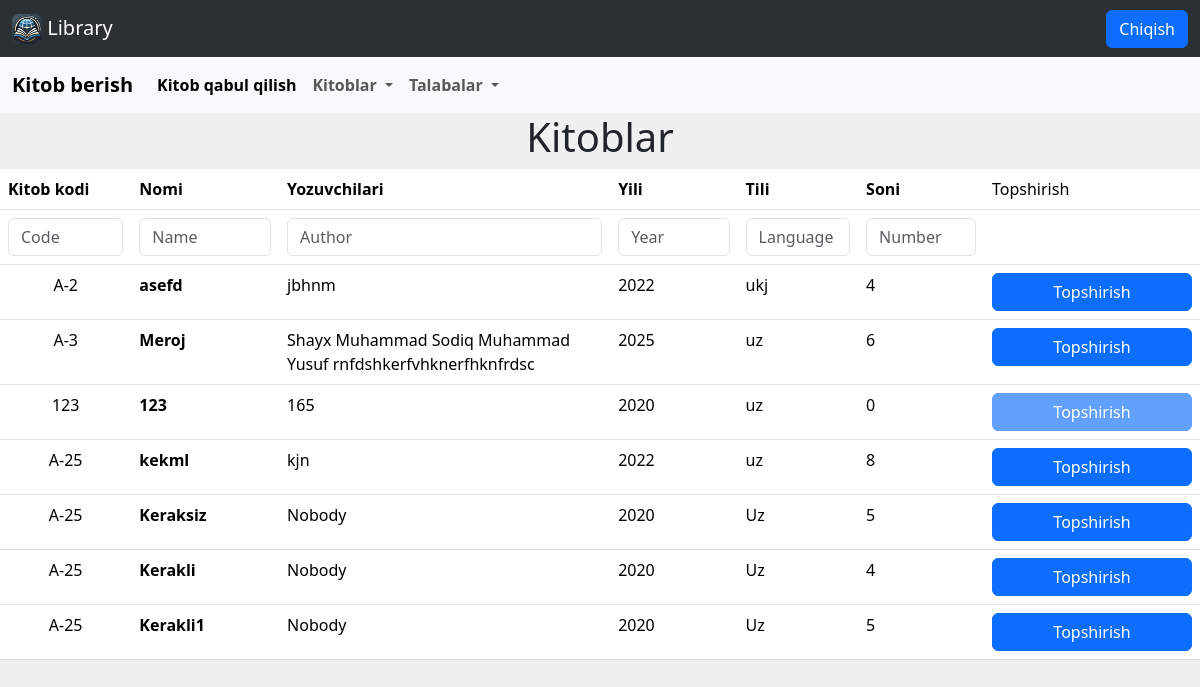
/give_book/, run on an earlier commit of the app's database.
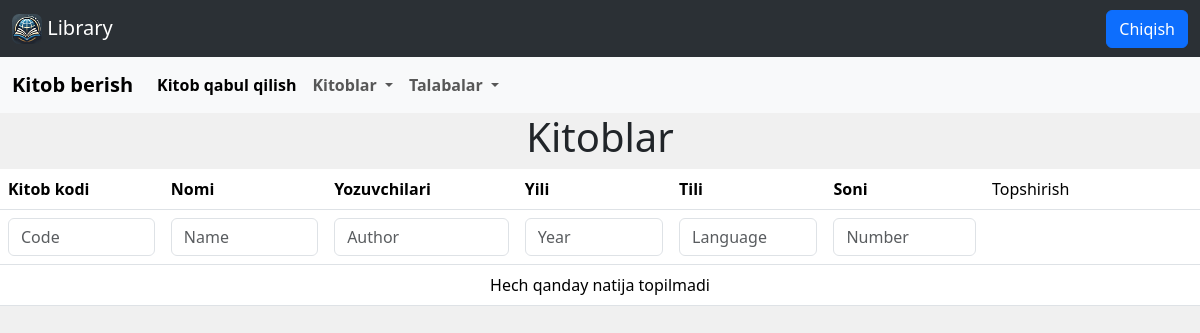
And on a later commit of the database.
### books/models.py (models this page shows, shortened)
class Book(models.Model):
    book_code = models.CharField(max_length=15, null=False, blank=False)
    name = models.CharField(max_length=100, null=False, blank=False, unique=True)
    authors = models.CharField(max_length=150, null=False, blank=False)
    year = models.PositiveIntegerField(
        validators=[
            MinValueValidator(1700),
            MaxValueValidator(date.today().year)
        ],
        null=False,
        blank=False,
    )
    book_lang = models.CharField(max_length=30, null=False, blank=False)
    number = models.PositiveIntegerField(null=False, blank=False)

### give_book/views.py (the view)
# urls.py: path('', views.HomePageView.as_view(), name = 'give_book'),
class HomePageView(ListView):
    model = Book
    template_name = 'give_book/home.html'
    def get_queryset(self):
        queryset = Book.objects.all()
        code_q = self.request.GET.get("code", "").strip()
        name_q = self.request.GET.get("name", "").strip()
        author_q = self.request.GET.get("author", "").strip()
        year_q = self.request.GET.get("year", "").strip()
        language_q = self.request.GET.get("language", "").strip()
        number_q = self.request.GET.get("number", "").strip()
        if code_q:
            queryset = queryset.filter(book_code__icontains=code_q)
        if name_q:
            queryset = queryset.filter(name__icontains=name_q)
        if author_q:
            queryset = queryset.filter(authors__icontains=author_q)
        if year_q:
            queryset = queryset.filter(year__icontains=year_q)
        if language_q:
            queryset = queryset.filter(book_lang__icontains=language_q)
        if number_q:
            queryset = queryset.filter(number__icontains=number_q)
        return queryset
    def render_to_response(self, context, **response_kwargs):
        if self.request.headers.get("X-Requested-With") == "XMLHttpRequest":
            return render(self.request, "give_book/home.html", context)
        return super().render_to_response(context, **response_kwargs)

### templates/give_book/home.html (shortened to what this page needs)
{% extends 'base.html' %}
{% block content %}
<h1 class="text-center flex-grow-1">Kitoblar</h1>
<form id="search-form">
    <table class="table">
        <thead>
            <tr>
                <th>Kitob kodi</th>
                <th>Nomi</th>
                <th>Yozuvchilari</th>
                <th>Yili</th>
                <th>Tili</th>
                <th>Soni</th>
                <td style="width: 216px;">Topshirish</td>
            </tr>
            <tr>
                <td><input type="text" name="code" class="form-control search-input" placeholder="Code" ></td>
                <td><input  type="text" name="name" class="form-control search-input" placeholder="Name" ></td>
                <td><input type="text" name="author" class="form-control search-input" placeholder="Author" ></td>
                <td><input type="text" name="year" class="form-control search-input" placeholder="Year" ></td>
                <td><input type="text" name="language" class="form-control search-input" placeholder="Language" ></td>
                <td><input type="text" name="number" class="form-control search-input" placeholder="Number" ></td>
                <td></td>
            </tr>
        </thead>
        <tbody>
            {% for book in object_list %}
<tr>
    <td style="text-align: center;">{{ book.book_code }}</td>
    <td><strong>{{ book.name }}</strong></td>
    <td>{{ book.authors }}</td>
    <td>{{ book.year }}</td>
    <td>{{ book.book_lang }}</td>
    <td>{{ book.number }}</td>
    <td>
        <button id="give_button" type="button" class="btn btn-primary" data-bs-toggle="modal" data-bs-target="#pupilModal{{ book.pk }}" style="width: 200px;"
            {% if book.number == 0 %}disabled{% endif %}>
            Topshirish
        </button>
    </td>
</tr>
            {% empty %}
                <tr>
                    <td colspan="7" class="text-center">Hech qanday natija topilmadi</td>
                </tr>
            {% endfor %}
        </tbody>
    </table>
</form>
{% endblock content %}

What changed in the data, as far as the page shows it:
removed Book: book_code "A-2", name "asefd", authors "jbhnm", year "2022", book_lang "ukj", number "4"
removed Book: book_code "A-3", name "Meroj", authors "Shayx Muhammad Sodiq Muhammad Yusuf rnfdshkerfvhknerfhknfrdsc", year "2025", book_lang "uz", number "6"
removed Book: book_code "123", name "123", authors "165", year "2020", book_lang "uz", number "0"
removed Book: book_code "A-25", name "kekml", authors "kjn", year "2022", book_lang "uz", number "8"
removed Book: book_code "A-25", name "Keraksiz", authors "Nobody", year "2020", book_lang "Uz", number "5"
removed Book: book_code "A-25", name "Kerakli", authors "Nobody", year "2020", book_lang "Uz", number "4"
removed Book: book_code "A-25", name "Kerakli1", authors "Nobody", year "2020", book_lang "Uz", number "5"
Also different on the page:
text now shown: "Hech qanday natija topilmadi"
